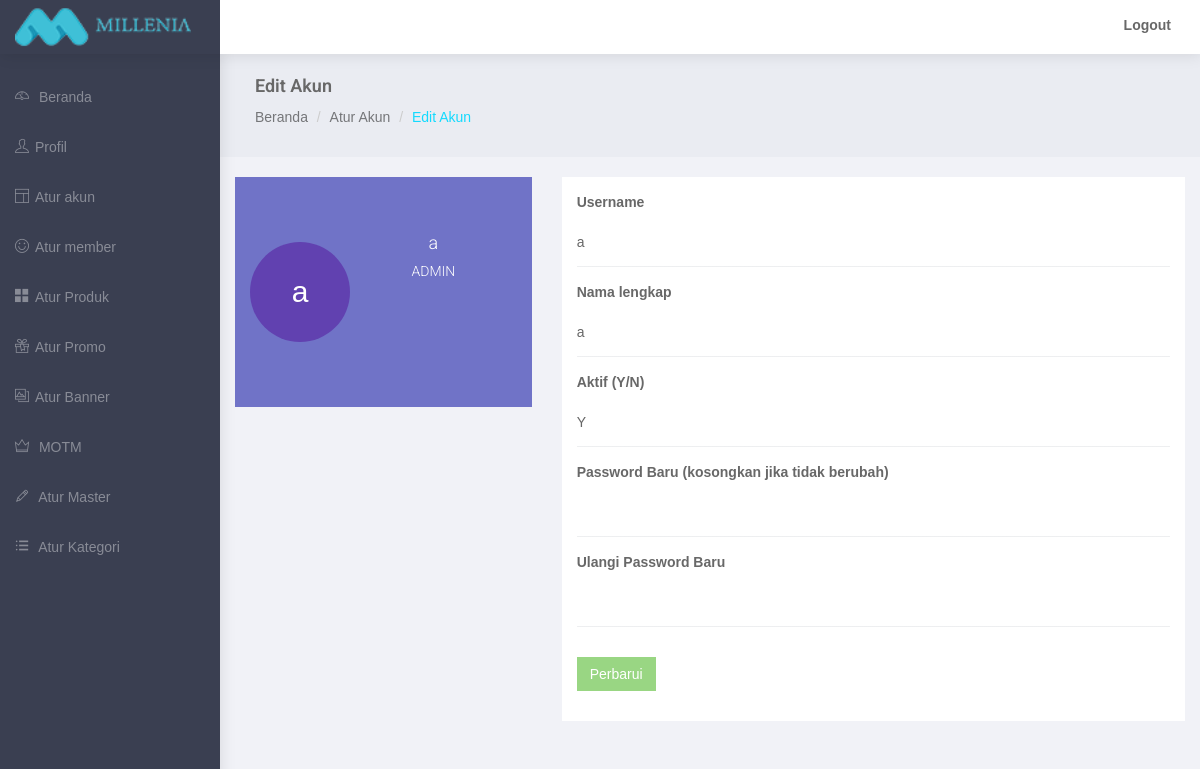
Page /admin/edit-account.php?uname=a (signed in) on the committed database.
### tables this page shows
CREATE TABLE `mi_admin` (
  `username` varchar(20) NOT NULL,
  `user_pass` varchar(200) NOT NULL,
  `user_crypt` text NOT NULL,
  `user_fullname` varchar(50) NOT NULL,
  `user_level` enum('admin','sales') NOT NULL,
  `user_active` enum('Y','N') NOT NULL DEFAULT 'Y',
  `user_timestamp` timestamp NOT NULL DEFAULT CURRENT_TIMESTAMP
);

### admin/edit-account.php (the view, shortened to what this page needs)
<?php
	require 'includes/connect.php';
?>
<!DOCTYPE html>
<html lang="en">
<head>
</head>
<body>
    <div id="wrapper">
        <div id="page-wrapper">
            <div class="container-fluid">
                <div class="row bg-title">
                    <div class="col-lg-12">
                        <h4 class="page-title">Edit Akun</h4>
                        <ol class="breadcrumb">
                            <li><a href="index.php">Beranda</a></li>
                            <li><a href="account.php">Atur Akun</a></li>
                            <li class="active">Edit Akun</li>
                        </ol>
                    </div>
                </div>
                <?php
                    $uname_edit = $_GET['uname'];
                    $list = mysqli_query($conn, "SELECT * FROM mi_admin WHERE username = '$uname_edit'");
                    while ($row = mysqli_fetch_assoc($list))
                      {
                        $user_level_edit = $row['user_level'];
                        $user_active_edit = $row['user_active'];
                        $user_fullname_edit = $row['user_fullname'];
                      }
                ?>
                <div class="row">
                    <div class="col-md-4 col-xs-12">
                        <div class="white-box">
                            <div class="user-bg">
                                <div class="overlay-box">
                                    <div class="user-content">
                                        <div id="initial" class="text-center pull-left"></div>
                                        <h4 class="text-white" id="username"><?php echo $user_fullname_edit; ?></h4>
                                        <h5 class="text-white"><?php echo strtoupper($user_level_edit) ?></h5>
                                    </div>
                                </div>
                            </div>
                        </div>
                    </div>
                    <div class="col-md-8 col-xs-12">
                        <div class="white-box">
                            <form class="form-horizontal form-material" method="post" action="edit-account.php?uname=<?php echo $uname_edit?>">
                                <div class="form-group">
                                    <label class="col-md-12">Username</label>
                                    <div class="col-md-12">
                                        <input type="text" disabled="yes" value="<?php echo($uname_edit)?>" class="form-control form-control-line"> </div>
                                </div>
                                <div class="form-group">
                                    <label for="example-email" class="col-md-12">Nama lengkap</label>
                                    <div class="col-md-12">
                                        <input type="text" disabled="yes" value="<?php echo($user_fullname_edit)?>" class="form-control form-control-line"> </div>
                                </div>
                                <div class="form-group">
                                    <label for="example-email" class="col-md-12">Aktif (Y/N)</label>
                                    <div class="col-md-12">
                                        <input type="text" value="<?php echo($user_active_edit)?>" class="form-control form-control-line" name="active" id="active"> </div>
                                </div>
                                <div class="form-group">
                                    <label class="col-md-12">Password Baru (kosongkan jika tidak berubah)</label>
                                    <div class="col-md-12">
                                        <input type="password" class="form-control form-control-line" name="pass1"> </div>
                                </div>
                                <div class="form-group">
                                    <label class="col-md-12">Ulangi Password Baru</label>
                                    <div class="col-md-12">
                                        <input type="password" class="form-control form-control-line" name="pass2"> </div>
                                </div>
                                <div class="form-group">
                                    <div class="col-sm-12">
                                        <button class="btn btn-success" type="submit" name="update">Perbarui</button>
                                    </div>
                                </div>
                            </form>
                        </div>
                    </div>
                </div>
            </div>
        </div>
    </div>
</body>
</html>

### admin/css/style.css (style rules this page uses)
* { outline:0!important }
body { background:#3a3f51;font-family:'Open Sans',sans-serif;margin:0;overflow-x:hidden;color:#686868 }
html { position:relative;min-height:100%;background:#f1f2f7 }
h1,h2,h3,h4,h5,h6 { color:#2b2b2b;font-family:Roboto,sans-serif;margin:10px 0;font-weight:300 }
h4 { line-height:22px;font-size:18px }
h5 { font-size:16px;font-size:14px }
b { font-weight:600 }
.text-white { color:#fff }
label { font-weight:600 }
.btn { border-radius:0 }
.form-control { background-color:#fff;border:1px solid;border-radius:0;box-shadow:none;color:#565656;height:38px;max-width:100%;padding:7px 12px;transition:all 300ms linear 0s }
#wrapper { width:100% }
#page-wrapper { padding:0 0 60px;min-height:568px;background:#f1f2f7 }
.bg-title { background:#eaecf2;overflow:hidden;padding:15px 20px 10px;margin-bottom:20px }
.bg-title h4 { color:#686868;font-weight:600 }
.bg-title .breadcrumb { background:0 0;padding:0 }
.bg-title .breadcrumb a { color:rgba(0,0,0,.5) }
.bg-title .breadcrumb .active,.logo i { color:#13dafe }
.top-left-part { width:220px;float:left;background:#3a3f51 }
.top-left-part a { color:#fff;font-size:18px;line-height:50px;padding-left:15px;text-transform:uppercase }
.navbar-header { width:100%;background:#fff;border:0 }
.navbar-default { border:0;box-shadow:1px 1px 15px rgba(0,0,0,.1) }
.navbar-top-links { margin-right:0 }
.navbar-top-links>li { float:left }
.navbar-top-links li:last-child { margin-right:15px }
.navbar-top-links>li>a { color:#686868;padding:0 14px;line-height:50px;min-height:50px }
.profile-pic { padding:0 20px;line-height:50px }
.btn-success { background:#99d683;border:1px solid #99d683 }
.white-box { background:#fff;padding:15px;margin-bottom:20px }
.fa-fw { width:20px!important;display:inline-block!important;text-align:left!important }
.waves-effect { position:relative;cursor:pointer;display:inline-block;overflow:hidden;-webkit-user-select:none;-moz-user-select:none;-ms-user-select:none;user-select:none;-webkit-tap-highlight-color:transparent }
.user-bg { margin:-15px;height:230px;overflow:hidden;position:relative }
.user-bg .overlay-box { background:#6164c1;opacity:.9;position:absolute;top:0;left:0;right:0;height:100%;text-align:center }
.user-bg .overlay-box .user-content { padding:15px;margin-top:30px }
.form-control-line { border-left:0 none;border-radius:0;border-right:0 none;border-top:0 none;box-shadow:none;padding-left:0;transition-duration:.3s }
.form-material .form-group { overflow:hidden }
.form-material .form-control { background-color:rgba(0,0,0,0);background-position:center bottom,center calc(99%);background-repeat:no-repeat;background-size:0 2px,100% 1px;padding:0;transition:background 0s ease-out 0s }
.form-material .form-control,.form-material .form-control.focus,.form-material .form-control:focus { background-image:linear-gradient(#6164c1,#6164c1),linear-gradient(rgba(120,130,140,.13),rgba(120,130,140,.13));border:0;border-radius:0;box-shadow:none;float:none }
.sidebar { background:#3a3f51;overflow-y:auto }
.sidebar .sidebar-nav.navbar-collapse { padding-left:0;padding-right:0 }
.sidebar .fa-fw { width:20px;text-align:left;display:inline-block }
#side-menu li a { color:rgba(255,255,255,.4) }
#side-menu>li>a { padding:15px 30px 15px 15px }
[class*=" ti-"],[class^=ti-] { font-family:themify;speak:none;font-style:normal;font-weight:400;font-variant:normal;text-transform:none;line-height:1;-webkit-font-smoothing:antialiased;-moz-osx-font-smoothing:grayscale }
.ti-user:before { content:"\e602" }
.ti-pencil:before { content:"\e61c" }
.ti-layout:before { content:"\e62e" }
.ti-crown:before { content:"\e642" }
.ti-menu-alt:before { content:"\e68f" }
.ti-gift:before { content:"\e6a0" }
.ti-dashboard:before { content:"\e6aa" }
.ti-gallery:before { content:"\e71e" }
.ti-face-smile:before { content:"\e71f" }
.ti-layout-grid2-alt:before { content:"\e739" }
@media (min-width:768px) { #page-wrapper { position:relative;margin:0 0 0 220px;transition:.5s ease-out;top:50px } }
@media (min-width:768px) { .navbar-default { position:fixed;width:100%;top:0 } }
@media (min-width:768px) { .sidebar { z-index:1;position:fixed;width:220px;top:50px;height:95%;transform:translate3d(0,0,0);transition:all .6s ease-out } }

### rows in the picture
mi_admin: user_fullname "a", user_level "ADMIN", active "Y"
